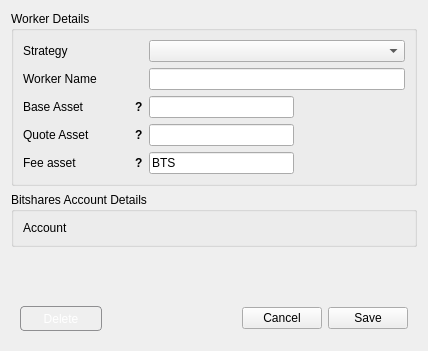
<?xml version="1.0" encoding="UTF-8"?>
<ui version="4.0">
 <class>Dialog</class>
 <widget class="QDialog" name="Dialog">
  <property name="geometry">
   <rect>
    <x>0</x>
    <y>0</y>
    <width>428</width>
    <height>351</height>
   </rect>
  </property>
  <property name="windowTitle">
   <string>Dexas-Bot - Edit Worker</string>
  </property>
  <layout class="QVBoxLayout" name="verticalLayout">
   <item>
    <widget class="QGroupBox" name="groupBox">
     <property name="title">
      <string>Worker Details</string>
     </property>
     <layout class="QFormLayout" name="formLayout_3">
      <item row="0" column="0">
       <widget class="QLabel" name="strategy_label">
        <property name="minimumSize">
         <size>
          <width>120</width>
          <height>0</height>
         </size>
        </property>
        <property name="maximumSize">
         <size>
          <width>120</width>
          <height>16777215</height>
         </size>
        </property>
        <property name="text">
         <string>Strategy</string>
        </property>
        <property name="buddy">
         <cstring>strategy_input</cstring>
        </property>
       </widget>
      </item>
      <item row="0" column="1">
       <widget class="QComboBox" name="strategy_input">
        <property name="currentIndex">
         <number>-1</number>
        </property>
       </widget>
      </item>
      <item row="1" column="0">
       <widget class="QLabel" name="worker_name_label">
        <property name="minimumSize">
         <size>
          <width>120</width>
          <height>0</height>
         </size>
        </property>
        <property name="maximumSize">
         <size>
          <width>120</width>
          <height>16777215</height>
         </size>
        </property>
        <property name="text">
         <string>Worker Name</string>
        </property>
        <property name="buddy">
         <cstring>worker_name_input</cstring>
        </property>
       </widget>
      </item>
      <item row="1" column="1">
       <widget class="QLineEdit" name="worker_name_input"/>
      </item>
      <item row="5" column="1">
       <widget class="QLineEdit" name="quote_asset_input">
        <property name="sizePolicy">
         <sizepolicy hsizetype="Fixed" vsizetype="Fixed">
          <horstretch>0</horstretch>
          <verstretch>0</verstretch>
         </sizepolicy>
        </property>
        <property name="maximumSize">
         <size>
          <width>145</width>
          <height>16777215</height>
         </size>
        </property>
       </widget>
      </item>
      <item row="3" column="0">
       <widget class="QWidget" name="base_asset_wrap" native="true">
        <property name="sizePolicy">
         <sizepolicy hsizetype="Fixed" vsizetype="Preferred">
          <horstretch>0</horstretch>
          <verstretch>0</verstretch>
         </sizepolicy>
        </property>
        <property name="minimumSize">
         <size>
          <width>120</width>
          <height>0</height>
         </size>
        </property>
        <property name="maximumSize">
         <size>
          <width>120</width>
          <height>16777215</height>
         </size>
        </property>
        <layout class="QHBoxLayout" name="horizontalLayout">
         <property name="spacing">
          <number>0</number>
         </property>
         <property name="leftMargin">
          <number>0</number>
         </property>
         <property name="topMargin">
          <number>0</number>
         </property>
         <property name="rightMargin">
          <number>0</number>
         </property>
         <property name="bottomMargin">
          <number>0</number>
         </property>
         <item>
          <widget class="QLabel" name="base_asset_label">
           <property name="minimumSize">
            <size>
             <width>0</width>
             <height>0</height>
            </size>
           </property>
           <property name="maximumSize">
            <size>
             <width>16777215</width>
             <height>16777215</height>
            </size>
           </property>
           <property name="text">
            <string>Base Asset</string>
           </property>
          </widget>
         </item>
         <item>
          <widget class="QLabel" name="base_asset_tooltip">
           <property name="sizePolicy">
            <sizepolicy hsizetype="Fixed" vsizetype="Preferred">
             <horstretch>0</horstretch>
             <verstretch>0</verstretch>
            </sizepolicy>
           </property>
           <property name="font">
            <font>
             <weight>75</weight>
             <bold>true</bold>
            </font>
           </property>
           <property name="cursor">
            <cursorShape>WhatsThisCursor</cursorShape>
           </property>
           <property name="toolTip">
            <string>Asset to be used as unit of measure</string>
           </property>
           <property name="text">
            <string>?</string>
           </property>
           <property name="margin">
            <number>5</number>
           </property>
          </widget>
         </item>
        </layout>
       </widget>
      </item>
      <item row="5" column="0">
       <widget class="QWidget" name="quote_asset_wrap" native="true">
        <property name="sizePolicy">
         <sizepolicy hsizetype="Fixed" vsizetype="Preferred">
          <horstretch>0</horstretch>
          <verstretch>0</verstretch>
         </sizepolicy>
        </property>
        <property name="minimumSize">
         <size>
          <width>120</width>
          <height>0</height>
         </size>
        </property>
        <property name="maximumSize">
         <size>
          <width>120</width>
          <height>16777215</height>
         </size>
        </property>
        <layout class="QHBoxLayout" name="horizontalLayout_3">
         <property name="spacing">
          <number>0</number>
         </property>
         <property name="leftMargin">
          <number>0</number>
         </property>
         <property name="topMargin">
          <number>0</number>
         </property>
         <property name="rightMargin">
          <number>0</number>
         </property>
         <property name="bottomMargin">
          <number>0</number>
         </property>
         <item>
          <widget class="QLabel" name="quote_asset_label">
           <property name="minimumSize">
            <size>
             <width>0</width>
             <height>0</height>
            </size>
           </property>
           <property name="maximumSize">
            <size>
             <width>16777215</width>
             <height>16777215</height>
            </size>
           </property>
           <property name="text">
            <string>Quote Asset</string>
           </property>
           <property name="buddy">
            <cstring>quote_asset_input</cstring>
           </property>
          </widget>
         </item>
         <item>
          <widget class="QLabel" name="quote_asset_tooltip">
           <property name="sizePolicy">
            <sizepolicy hsizetype="Fixed" vsizetype="Preferred">
             <horstretch>0</horstretch>
             <verstretch>0</verstretch>
            </sizepolicy>
           </property>
           <property name="font">
            <font>
             <weight>75</weight>
             <bold>true</bold>
            </font>
           </property>
           <property name="cursor">
            <cursorShape>WhatsThisCursor</cursorShape>
           </property>
           <property name="toolTip">
            <string>Asset to be bought and sold</string>
           </property>
           <property name="text">
            <string>?</string>
           </property>
           <property name="margin">
            <number>5</number>
           </property>
          </widget>
         </item>
        </layout>
       </widget>
      </item>
      <item row="6" column="0">
       <widget class="QWidget" name="fee_asset_wrap" native="true">
        <property name="sizePolicy">
         <sizepolicy hsizetype="Fixed" vsizetype="Preferred">
          <horstretch>0</horstretch>
          <verstretch>0</verstretch>
         </sizepolicy>
        </property>
        <property name="minimumSize">
         <size>
          <width>120</width>
          <height>0</height>
         </size>
        </property>
        <property name="maximumSize">
         <size>
          <width>120</width>
          <height>16777215</height>
         </size>
        </property>
        <layout class="QHBoxLayout" name="horizontalLayout_5">
         <property name="spacing">
          <number>0</number>
         </property>
         <property name="leftMargin">
          <number>0</number>
         </property>
         <property name="topMargin">
          <number>0</number>
         </property>
         <property name="rightMargin">
          <number>0</number>
         </property>
         <property name="bottomMargin">
          <number>0</number>
         </property>
         <item>
          <widget class="QLabel" name="fee_asset_label">
           <property name="minimumSize">
            <size>
             <width>0</width>
             <height>0</height>
            </size>
           </property>
           <property name="maximumSize">
            <size>
             <width>16777215</width>
             <height>16777215</height>
            </size>
           </property>
           <property name="text">
            <string>Fee asset</string>
           </property>
           <property name="buddy">
            <cstring>quote_asset_input</cstring>
           </property>
          </widget>
         </item>
         <item>
          <widget class="QLabel" name="fee_asset_tooltip">
           <property name="sizePolicy">
            <sizepolicy hsizetype="Fixed" vsizetype="Preferred">
             <horstretch>0</horstretch>
             <verstretch>0</verstretch>
            </sizepolicy>
           </property>
           <property name="font">
            <font>
             <weight>75</weight>
             <bold>true</bold>
            </font>
           </property>
           <property name="cursor">
            <cursorShape>WhatsThisCursor</cursorShape>
           </property>
           <property name="toolTip">
            <string>Asset to be used to pay transaction fees</string>
           </property>
           <property name="text">
            <string>?</string>
           </property>
           <property name="margin">
            <number>5</number>
           </property>
          </widget>
         </item>
        </layout>
       </widget>
      </item>
      <item row="6" column="1">
       <widget class="QLineEdit" name="fee_asset_input">
        <property name="sizePolicy">
         <sizepolicy hsizetype="Fixed" vsizetype="Fixed">
          <horstretch>0</horstretch>
          <verstretch>0</verstretch>
         </sizepolicy>
        </property>
        <property name="minimumSize">
         <size>
          <width>145</width>
          <height>0</height>
         </size>
        </property>
        <property name="maximumSize">
         <size>
          <width>80</width>
          <height>16777215</height>
         </size>
        </property>
        <property name="text">
         <string>BTS</string>
        </property>
       </widget>
      </item>
      <item row="3" column="1">
       <widget class="QLineEdit" name="base_asset_input">
        <property name="sizePolicy">
         <sizepolicy hsizetype="Fixed" vsizetype="Fixed">
          <horstretch>0</horstretch>
          <verstretch>0</verstretch>
         </sizepolicy>
        </property>
        <property name="minimumSize">
         <size>
          <width>145</width>
          <height>0</height>
         </size>
        </property>
        <property name="maximumSize">
         <size>
          <width>145</width>
          <height>16777215</height>
         </size>
        </property>
       </widget>
      </item>
     </layout>
    </widget>
   </item>
   <item>
    <widget class="QGroupBox" name="groupBox_2">
     <property name="title">
      <string>Bitshares Account Details</string>
     </property>
     <layout class="QFormLayout" name="formLayout_2">
      <property name="rowWrapPolicy">
       <enum>QFormLayout::WrapLongRows</enum>
      </property>
      <item row="0" column="0">
       <widget class="QLabel" name="account_label">
        <property name="sizePolicy">
         <sizepolicy hsizetype="Fixed" vsizetype="Preferred">
          <horstretch>0</horstretch>
          <verstretch>0</verstretch>
         </sizepolicy>
        </property>
        <property name="minimumSize">
         <size>
          <width>120</width>
          <height>0</height>
         </size>
        </property>
        <property name="maximumSize">
         <size>
          <width>120</width>
          <height>16777215</height>
         </size>
        </property>
        <property name="text">
         <string>Account</string>
        </property>
       </widget>
      </item>
      <item row="0" column="1">
       <widget class="QLabel" name="account_name">
        <property name="text">
         <string/>
        </property>
       </widget>
      </item>
     </layout>
    </widget>
   </item>
   <item>
    <widget class="QWidget" name="widget_2" native="true">
     <layout class="QVBoxLayout" name="strategy_container">
      <property name="leftMargin">
       <number>0</number>
      </property>
      <property name="topMargin">
       <number>0</number>
      </property>
      <property name="rightMargin">
       <number>0</number>
      </property>
      <property name="bottomMargin">
       <number>0</number>
      </property>
     </layout>
    </widget>
   </item>
   <item>
    <spacer name="verticalSpacer">
     <property name="orientation">
      <enum>Qt::Vertical</enum>
     </property>
     <property name="sizeHint" stdset="0">
      <size>
       <width>20</width>
       <height>1</height>
      </size>
     </property>
    </spacer>
   </item>
   <item>
    <widget class="QWidget" name="widget" native="true">
     <property name="sizePolicy">
      <sizepolicy hsizetype="Preferred" vsizetype="Fixed">
       <horstretch>0</horstretch>
       <verstretch>0</verstretch>
      </sizepolicy>
     </property>
     <layout class="QHBoxLayout" name="horizontalLayout_2">
      <item>
       <widget class="QPushButton" name="remove_button">
        <property name="cursor">
         <cursorShape>PointingHandCursor</cursorShape>
        </property>
        <property name="styleSheet">
         <string notr="true"> QPushButton {
	border: 1px solid #8f8f91;
	border-radius: 4px;
	background-color: qlineargradient(x1: 0, y1: 0, x2: 0, y2: 1,
                                       stop: 0 #eb9994, stop: 1 #cc2522);
	min-width: 80px;
	min-height: 23px;
	color: #fff;
 }
 
 QPushButton:hover {
     background-color: qlineargradient(x1: 0, y1: 0, x2: 0, y2: 1,
                                       stop: 0 #ed9f9c, stop: 1 #db4240);
 }
</string>
        </property>
        <property name="text">
         <string>Delete</string>
        </property>
       </widget>
      </item>
      <item>
       <spacer name="horizontalSpacer">
        <property name="orientation">
         <enum>Qt::Horizontal</enum>
        </property>
        <property name="sizeHint" stdset="0">
         <size>
          <width>179</width>
          <height>20</height>
         </size>
        </property>
       </spacer>
      </item>
      <item>
       <widget class="QPushButton" name="cancel_button">
        <property name="sizePolicy">
         <sizepolicy hsizetype="Fixed" vsizetype="Fixed">
          <horstretch>0</horstretch>
          <verstretch>0</verstretch>
         </sizepolicy>
        </property>
        <property name="cursor">
         <cursorShape>PointingHandCursor</cursorShape>
        </property>
        <property name="text">
         <string>Cancel</string>
        </property>
       </widget>
      </item>
      <item>
       <widget class="QPushButton" name="save_button">
        <property name="sizePolicy">
         <sizepolicy hsizetype="Fixed" vsizetype="Fixed">
          <horstretch>0</horstretch>
          <verstretch>0</verstretch>
         </sizepolicy>
        </property>
        <property name="cursor">
         <cursorShape>PointingHandCursor</cursorShape>
        </property>
        <property name="text">
         <string>Save</string>
        </property>
       </widget>
      </item>
     </layout>
    </widget>
   </item>
  </layout>
 </widget>
 <resources/>
 <connections/>
</ui>
